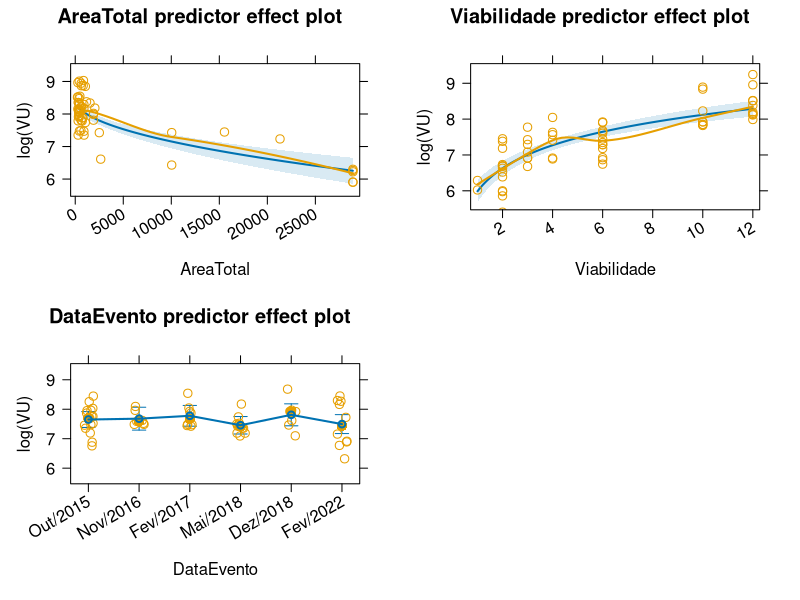
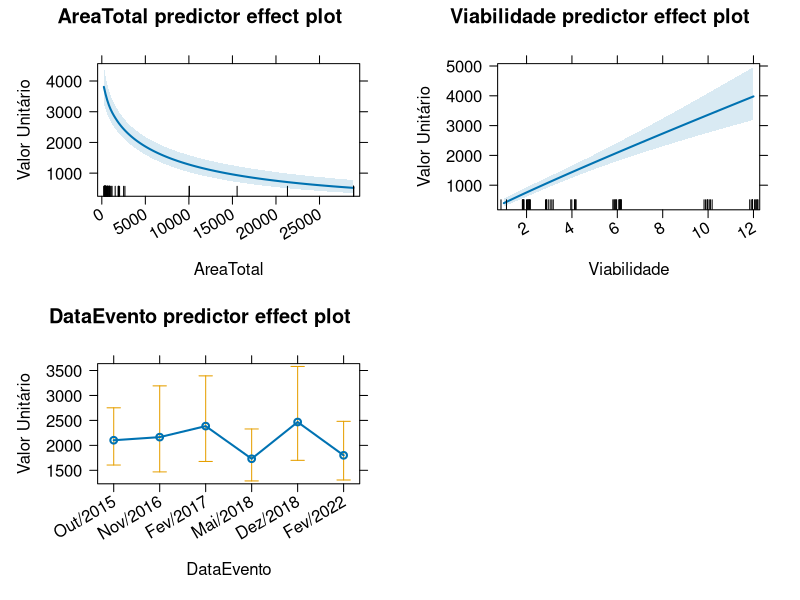

Source code (R) for these figures, in order: (Note: this script raises an error after producing the figures.)
# Avaliação Via Expressa Sul
# 

library(readxl)
library(effects)
library(car)
library(sf)
library(kableExtra)

amostra <- 
  read_excel("Laudo/dados.xls", 
             sheet = "Dados", range = "B2:J62", 
             col_types = c("text", "text", "text", "text", "text", "numeric", 
                           "numeric", "numeric", "numeric"))
amostra <- within(amostra, {
  DataEvento <- factor(DataEvento,
                       labels = c("Out/2015", "Nov/2016", "Fev/2017",
                                  "Mai/2018", "Dez/2018", "Fev/2022"))
  VU <- ValorTotal/AreaTotal
  # DataEvento <- relevel(DataEvento, 5)
})

fit <- lm(log(VU) ~ sqrt(AreaTotal) + log(Viabilidade) + DataEvento, 
          data = amostra )
s <- summary(fit)

plot(predictorEffects(fit, residuals = T),
     axes=list(x=list(rotate=30))
)

plot(predictorEffects(fit),
     axes=list(y=list(transform=exp, lab="Valor Unitário"),
               x=list(rotate=30))
)

lotes <- read_sf("Lotes.geojson")

# 12 pav.

p <- predict(fit, 
             newdata = expand.grid(AreaTotal = lotes$area, Viabilidade = 9, 
                            DataEvento = factor("Fev/2022")),
             interval = "confidence", level = .80)

p <- as.data.frame(p)

P <- exp(p)

lotes <- cbind(lotes, P)

lotes <- lotes[order(lotes$ID), ]

lotes <- within(lotes, {
  Vmin <- area*lwr
  Vmedio <- area*fit
  Vmax <- area*upr
})

lotes <- lotes[, c(1:6, 9, 8, 7, 10)]

write_sf(st_transform(lotes, 4326), "LotesMod.geojson", delete_dsn = T)

# Média do Valor Unitário dos lotes

exp(p$fit)

mean(exp(p$fit))

# Valor Total dos lotes

sum(exp(p$fit)*lotes$area)

# 6 pav.

p <- predict(fit, 
             newdata = expand.grid(AreaTotal = lotes$area, Viabilidade = 6, 
                                   DataEvento = factor("Fev/2022")),
             interval = "confidence", level = .80)

p <- as.data.frame(p)

# Média do Valor Unitário dos lotes

exp(p$fit)

mean(exp(p$fit))

# Valor Total dos lotes

sum(exp(p$fit)*lotes$area)

kable(st_drop_geometry(lotes[, c("ID", "fit", "lwr", "upr", "Vmedio", "Vmin", "Vmax")]),
     col.names = c("ID", "VU médio", "VU mínimo", "VU Máximo", "VT médio", 
                    "VT mínimo", "VT máximo"),
     digits = 0, format.args = list(big.mark = ".", decimal.mark = ',')
    )
